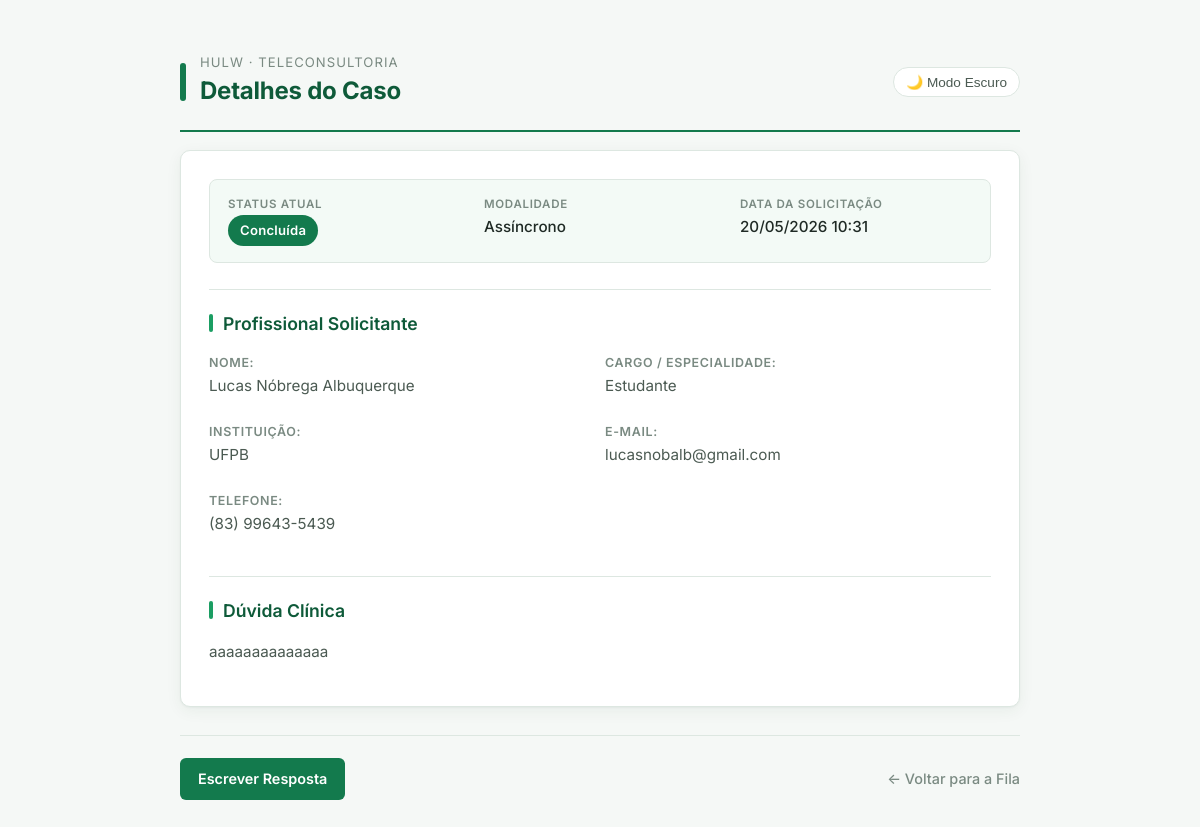
The page /detalhe/33/ on the database as committed earlier.
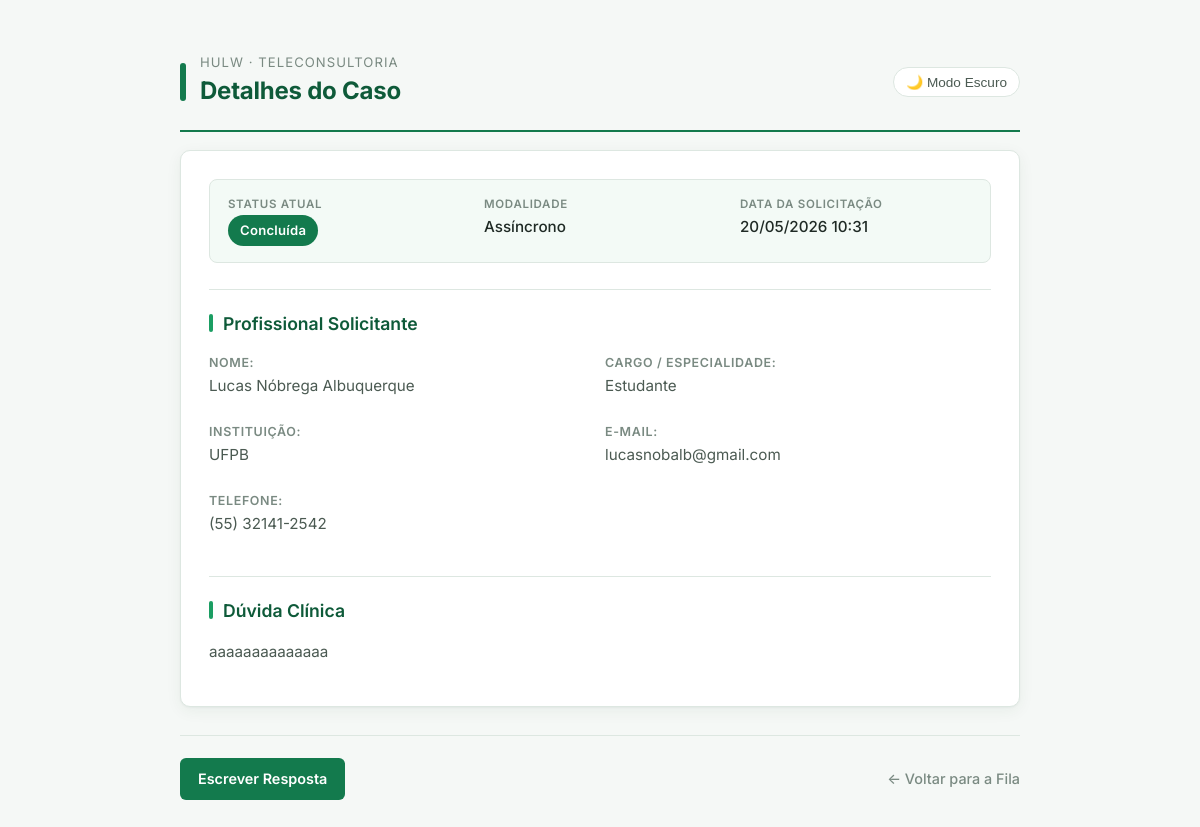
The same page on the database as committed later.
### teleconsultoria/models.py (models this page shows, shortened)
class Solicitacao(models.Model):
    profissional = models.ForeignKey(Profissional, on_delete=models.CASCADE, related_name='solicitacoes')
    medica_designada = models.ForeignKey(Medica, on_delete=models.SET_NULL, null=True, blank=True, related_name='atendimentos')
    status = models.CharField(max_length=20, choices=StatusSolicitacao.choices, default=StatusSolicitacao.PENDENTE)
    tipo_atendimento = models.CharField(max_length=20, choices=TipoAtendimento.choices)
    data_sol = models.DateTimeField(auto_now_add=True)
    data_marcada = models.DateField(null=True, blank=True)
    horario_marcado = models.TimeField(null=True, blank=True)
    duracao_estimada = models.PositiveIntegerField(null=True, blank=True, help_text="Duração em minutos")
    link_teams = models.URLField(max_length=500, null=True, blank=True)
    resumo_sincrono = models.TextField(null=True, blank=True)
    justificativa_cancelamento = models.TextField(null=True, blank=True)
    data_limite = models.DateField(null=True, blank=True)
    horario_limite = models.TimeField(null=True, blank=True)
    idade_pac = models.IntegerField(null=True, blank=True)
    sexo_pac = models.CharField(max_length=2, choices=Sexo.choices, null=True, blank=True)
    sexo_biologico_pac = models.CharField(max_length=1, choices=[('M', 'Masculino'), ('F', 'Feminino')], null=True, blank=True)
    queixas = models.TextField(null=True, blank=True)
    historico_med = models.TextField(blank=True, null=True)
    diagnostico_princ = models.TextField(blank=True, null=True)
    diagnostico_sec = models.TextField(blank=True, null=True)
    medicamentos = models.TextField(blank=True, null=True)
    exames_recentes = models.TextField(blank=True, null=True)
    duvida_clinica = models.TextField()
    token_acesso = models.UUIDField(default=uuid.uuid4, editable=False)
    class Meta:
        verbose_name = "Solicitação"
        verbose_name_plural = "Solicitações"

class Profissional(models.Model):
    user = models.OneToOneField(User, on_delete=models.CASCADE, null=True, blank=True)
    cpf = models.CharField(max_length=11, unique=True)
    nome_completo = models.CharField(max_length=255)
    email = models.EmailField()
    telefone = models.CharField(max_length=15, help_text="WhatsApp com DDD", blank=True, null=True)
    crm = models.CharField(max_length=20, blank=True, null=True)
    cargo = models.CharField(max_length=100)
    instituicao = models.CharField(max_length=100)

### teleconsultoria/views.py (the view)
# urls.py: path('detalhe/<int:sol_id>/', views.detalhe_caso, name='detalhe_caso'),
def detalhe_caso(request, sol_id):
    solicitacao = get_object_or_404(Solicitacao, id=sol_id)
    if solicitacao.status == 'PENDENTE':
        solicitacao.iniciar_analise()
    link_obj = LinkAcesso.objects.filter(solicitacao=solicitacao).first()
    token = link_obj.token if link_obj else "token-nao-gerado"
    link_publico = f"{request.scheme}://{request.get_host()}/acompanhar/{token}/"
    print("\n" + "="*50)
    print(f"LINK DE ACESSO PÚBLICO (Caso #{solicitacao.id}): {link_publico}")
    print("="*50 + "\n")
    return render(request, 'detalhe_caso.html', {'sol': solicitacao})

### teleconsultoria/templates/detalhe_caso.html (shortened to what the changed rows need)
<!DOCTYPE html>
<html lang="pt-br">
<head>
</head>
<body>
    <div class="page-header">
        <div>
            <h1>Detalhes do Caso</h1>
        </div>
    </div>
    <div class="card">
        <div class="meta-grid">
            <div>
                <div class="meta-value"><span class="status-badge">{{ sol.get_status_display }}</span></div>
            </div>
            <div>
                <div class="meta-label">Modalidade</div>
                <div class="meta-value">{{ sol.get_tipo_atendimento_display }}</div>
            </div>
            <div>
                <div class="meta-label">Data da Solicitação</div>
                <div class="meta-value">{{ sol.data_sol|date:"d/m/Y H:i" }}</div>
            </div>
        </div>
        <div class="secao">
            <div style="display: grid; grid-template-columns: 1fr 1fr; gap: 10px;">
                <div>
                    <h4>Nome:</h4>
                    <p>{{ sol.profissional.nome_completo }}</p>
                </div>
                <div>
                    <h4>Cargo / Especialidade:</h4>
                    <p>{{ sol.profissional.cargo|default:"Não informado" }}</p>
                </div>
                <div>
                    <h4>Instituição:</h4>
                    <p>{{ sol.profissional.instituicao|default:"Não informada" }}</p>
                </div>
                <div>
                    <h4>E-mail:</h4>
                    <p>{{ sol.profissional.email }}</p>
                </div>
                <div>
                    <h4>Telefone:</h4>
                    <p>{{ sol.profissional.telefone }}</p>
                </div>
            </div>
        </div>
        {% if sol.idade_pac %}
            <div class="secao">
                <h3>Dados do Paciente</h3>
                <div style="display: grid; grid-template-columns: 1fr 1fr 1fr; gap: 10px;">
                    <div>
                        <h4>Idade:</h4>
                        <p>{{ sol.idade_pac }} anos</p>
                    </div>
                    <div>
                        <h4>Identidade de gênero:</h4>
                        <p>
                            {% if sol.sexo_pac == 'M' %}Masculino
                            {% elif sol.sexo_pac == 'F' %}Feminino
                            {% elif sol.sexo_pac == 'NB' %}Não Binário
                            {% elif sol.sexo_pac == 'O' %}Outro
                            {% else %}Não informado{% endif %}
                        </p>
                    </div>
                    <div>
                        <h4>Sexo Biológico:</h4>
                        <p>
                            {% if sol.sexo_biologico_pac == 'M' %}Masculino
                            {% elif sol.sexo_biologico_pac == 'F' %}Feminino
                            {% else %}Não informado{% endif %}
                        </p>
                    </div>
                </div>
                <h4>Queixas Principais:</h4>
                <p>{{ sol.queixas }}</p>
                <div>
                    <h4>Diagnóstico Principal:</h4>
                    <p>{{ sol.diagnostico_princ|default:"Não informado" }}</p>
                </div>
                <div>
                    <h4>Diagnóstico Secundário:</h4>
                    <p>{{ sol.diagnostico_sec|default:"Não informado" }}</p>
                </div>
                <h4>Histórico Médico:</h4> <p>{{ sol.historico_med|linebreaks }}</p>
                <h4>Exames recentes:</h4> <p>{{ sol.exames_recentes|linebreaks }}</p>
                <h4>Medicamentos:</h4> <p>{{ sol.medicamentos|linebreaks }}</p>
                <div style="border-top: 1px dashed var(--line); padding-top: 15px; margin-top: 10px;"></div>
                <h3>Dúvida clínica</h3>
                <p style="color: var(--ink); margin-top: 4px;">{{ sol.duvida_clinica|linebreaks }}</p>
            </div>
        {% else %}
            <div class="secao">
                <h3>Dúvida Clínica</h3>
                <p style="color: var(--ink); margin-top: 4px;">{{ sol.duvida_clinica|linebreaks }}</p>
            </div>
        {% endif %}
    </div>
</body>
</html>

Rows that differ between the two databases and show on the page:
changed through a linked row, Solicitacao "Assíncrono": profissional.telefone "(83) 99643-5439" → "(55) 32141-2542"
